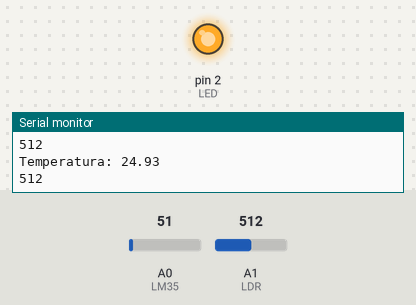
A sketch run on a simulated Arduino Uno, built with avr-gcc and run on an emulated ATmega328P. On the bench: output pins drawn as LEDs (lit = HIGH), the last lines printed to the serial monitor. The test bench sets the inputs (shaded band); at power-on: A1 (LDR) = 512, A0 (LM35) = 51.

Above: at 2.0 s.
2.1 s: A1 (LDR) set to 684
3.8 s: A1 (LDR) set to 715
At 5.9 s:
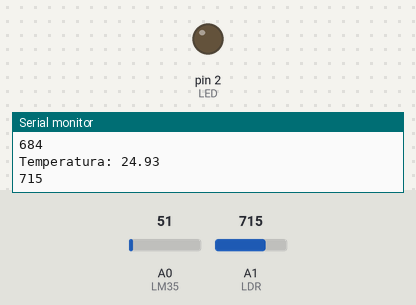
6.3 s: A1 (LDR) set to 690
At 7.8 s:
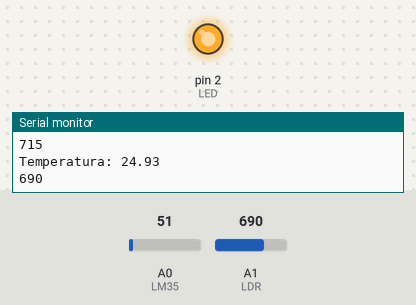
8.7 s: A1 (LDR) set to 710
At 10.9 s:
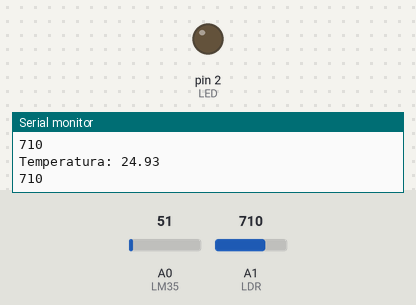
Timing chart, 0 to 12.1 s (numbered marks = the images above; inputs shaded):
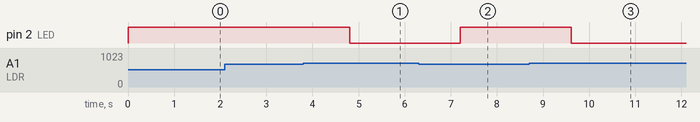

Measured:
- the behaviour switches between 700 and 701 on A1 (LDR) (found by bisection; images 0 and 1)
- after the input at 3.8 s, pin 2 (LED): HIGH → LOW after 1.0 s
- after the input at 6.3 s, pin 2 (LED): LOW → HIGH after 0.91 s
- after the input at 8.7 s, pin 2 (LED): HIGH → LOW after 0.91 s

The sketch:

LM35.ino
```cpp
const int LM35 = A0;
const int LDR = A1;
const int LED = 2;
float temperatura;
int luz;

void setup() {
  Serial.begin(9600);
  pinMode(LM35, INPUT);
  pinMode(LDR, INPUT);
  pinMode(LED, OUTPUT);
}

void loop() {
  temperatura = (float(analogRead(LM35)) * 5 / (1023)) / 0.01;
  Serial.print("Temperatura: ");
  Serial.println(temperatura);

  luz = analogRead(LDR);
  if(luz > 700){
    digitalWrite(LED, LOW);
  }else{
    digitalWrite(LED, HIGH);
  }
  Serial.println(luz);

  delay(1200);
}
```
